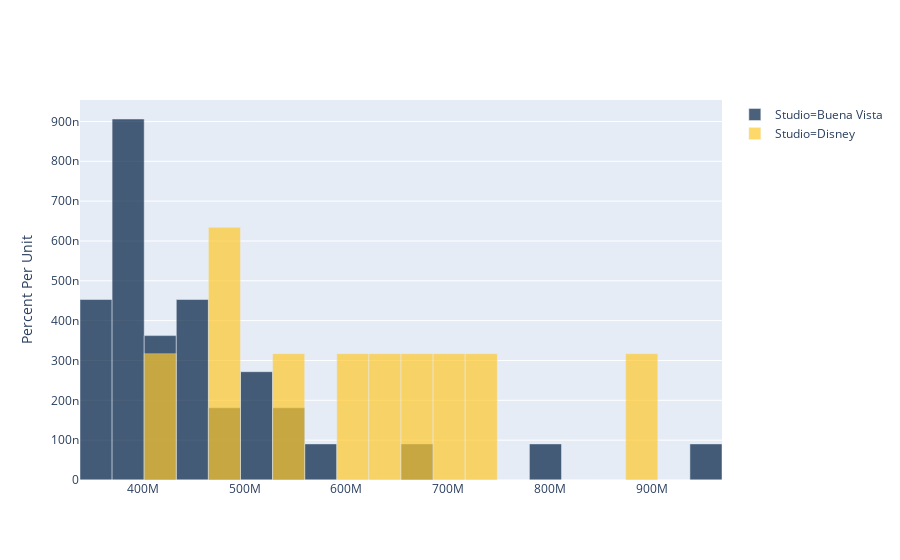

The notebook cell saved with this chart:
### Code cell
(
    top_movies
    .where("Studio", are.contained_in(make_array("Disney", "Buena Vista")))
    .ihist("Gross (Adjusted)", group="Studio", bins=20)
)
